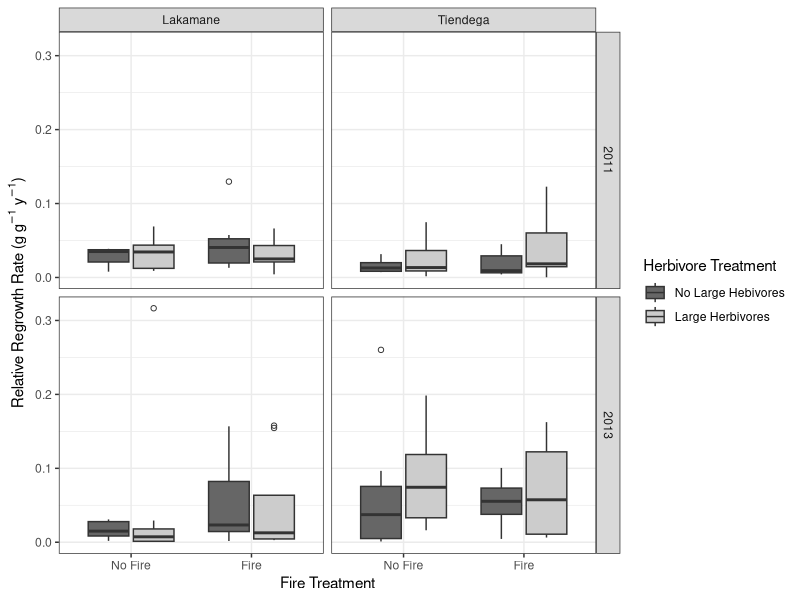
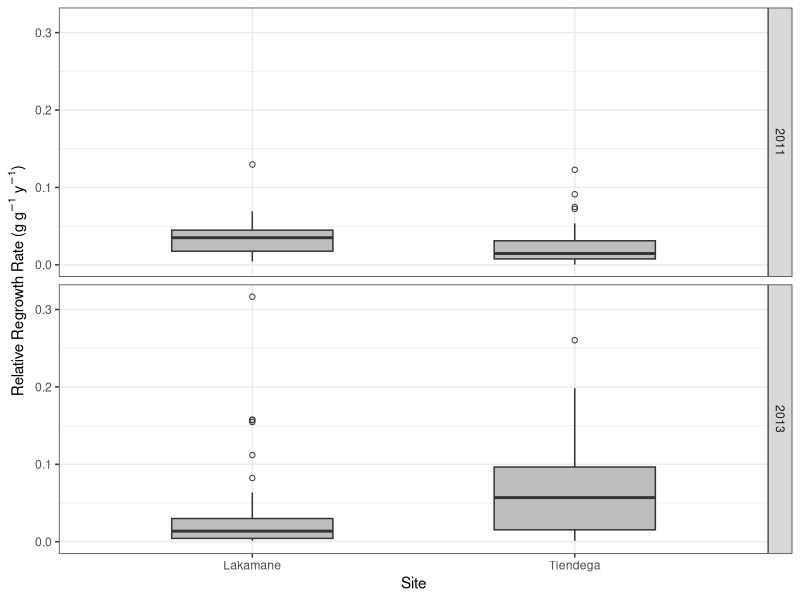

These figures' R source, in order:
# ~~~~~~~~~~~~~~~~~~~~~~~~~~~~~~~~~~~~~~~~~~~~~~~~~~~~~~~~~~~~~~~~~~~~~~~~~ #
# Script to reproduce statistical results and figures for Tredennick et al. #
# ~~~~~~~~~~~~~~~~~~~~~~~~~~~~~~~~~~~~~~~~~~~~~~~~~~~~~~~~~~~~~~~~~~~~~~~~~ #

# Contact: Andrew Tredennick 
# Email: atredenn@gmail.com

rm(list=ls(all=TRUE)) #clear everything, just to be safe



####
#### Load libraries
####
#if you need to install these packages, remove the '#' from the next line and run them (need internet connection)
#install.packages(c("plyr", "ggplot2", "ggthemes", "lme4"))
library(plyr)
library(ggplot2)
library(ggthemes)
library(lme4)



####
#### Read in data file
####
allD <- read.csv("AllData_ForAnalysis_2011-2013.csv", na.strings = "NA")



####
#### Get percent mortality
####
Tien1 <- length(which(is.na(subset(allD, Site=="Tiendega" & Year.Harvested=="2011"))[,7]==TRUE))/nrow(subset(allD, Site=="Tiendega" & Year.Harvested=="2011"))
Tien2 <- length(which(is.na(subset(allD, Site=="Tiendega" & Year.Harvested=="2013"))[,7]==TRUE))/nrow(subset(allD, Site=="Tiendega" & Year.Harvested=="2013"))
Lak1 <- length(which(is.na(subset(allD, Site=="Lakamane" & Year.Harvested=="2011"))[,7]==TRUE))/nrow(subset(allD, Site=="Lakamane" & Year.Harvested=="2011"))
Lak2 <- length(which(is.na(subset(allD, Site=="Lakamane" & Year.Harvested=="2013"))[,7]==TRUE))/nrow(subset(allD, Site=="Lakamane" & Year.Harvested=="2013"))
TienTot <- length(which(is.na(subset(allD, Site=="Tiendega"))[,7]==TRUE))/nrow(subset(allD, Site=="Tiendega"))
LakTot <- length(which(is.na(subset(allD, Site=="Lakamane"))[,7]==TRUE))/nrow(subset(allD, Site=="Lakamane"))

#print results as percentages
Tien1*100
Tien2*100
Lak1*100
Lak2*100
TienTot*100
LakTot*100



####
#### Set up data for analysis
####
#Remove NAs
allDnoNA <- subset(allD, is.na(rrg)==FALSE)
#log transform to meet normality and homoscedasticity assumptions
allDnoNA$rrg <- log(allDnoNA$rrg)



####
#### Treatment ANOVAs
####
#set up storage matrix for results
facANOVA <- matrix(nrow=6, ncol=6) 

#Tiendega ANOVAs
facANOVA[1, c(1,3,5)] <- round(anova(lmer(rrg ~ fire*herb + (1|Site), data=subset(allDnoNA, Year.Harvested==2011)))[1:3,4],3)
facANOVA[2, c(1,3,5)] <- round(anova(lm(rrg~fire*herb, data=subset(allDnoNA, Site=="Tiendega" & Year.Harvested==2011)))[1:3,4], 3)
facANOVA[2, c(2,4,6)] <- round(anova(lm(rrg~fire*herb, data=subset(allDnoNA, Site=="Tiendega" & Year.Harvested==2011)))[1:3,5], 3)
facANOVA[3, c(1,3,5)] <- round(anova(lm(rrg~fire*herb, data=subset(allDnoNA, Site=="Tiendega" & Year.Harvested==2013)))[1:3,4], 3)
facANOVA[3, c(2,4,6)] <- round(anova(lm(rrg~fire*herb, data=subset(allDnoNA, Site=="Tiendega" & Year.Harvested==2013)))[1:3,5], 3)
# plot(lm(rrg~fire*herb, data=subset(allDnoNA, Site=="Tiendega" & Year.Harvested==2011)))
# plot(lm(rrg~fire*herb, data=subset(allDnoNA, Site=="Tiendega" & Year.Harvested==2013)))

#Lakamane ANOVAs
facANOVA[4, c(1,3,5)] <- round(anova(lmer(rrg ~ fire*herb + (1|Site), data=subset(allDnoNA, Year.Harvested==2011)))[1:3,4],3)
facANOVA[5, c(1,3,5)] <- round(anova(lm(rrg~fire*herb, data=subset(allDnoNA, Site=="Lakamane" & Year.Harvested==2011)))[1:3,4], 3)
facANOVA[5, c(2,4,6)] <- round(anova(lm(rrg~fire*herb, data=subset(allDnoNA, Site=="Lakamane" & Year.Harvested==2011)))[1:3,5], 3)
facANOVA[6, c(1,3,5)] <- round(anova(lm(rrg~fire*herb, data=subset(allDnoNA, Site=="Lakamane" & Year.Harvested==2013)))[1:3,4], 3)
facANOVA[6, c(2,4,6)] <- round(anova(lm(rrg~fire*herb, data=subset(allDnoNA, Site=="Lakamane" & Year.Harvested==2013)))[1:3,5], 3)
# plot(lm(rrg~fire*herb, data=subset(allDnoNA, Site=="Lakamane" & Year.Harvested==2011)))
# plot(lm(rrg~fire*herb, data=subset(allDnoNA, Site=="Lakamane" & Year.Harvested==2013)))

#print results to check
facANOVA

#format results for output
facANOVAD <- as.data.frame(facANOVA)
colnames(facANOVAD) <- c("F_fire", "P_fire", "F_herb", "P_herb", "F_interact", "P_interact")
rownames(facANOVAD) <- c("Tiendega_Mixed", "Tiendega_2011", "Tiendega_2013", 
                        "Lakamane_Mixed", "Lakamane_2011", "Lakamane_2013")

#write results file
write.csv(facANOVAD, "factorialANOVA_results.csv")

#Test for year x treament interactions
anova(lm(rrg~fire*herb*as.factor(Year.Harvested), data=subset(allDnoNA, Site=="Tiendega")))
anova(lm(rrg~fire*herb*as.factor(Year.Harvested), data=subset(allDnoNA, Site=="Lakamane")))



####
#### Pooled treatments ANOVAs
####
#set up storage matrix for results
pooledANOVA <- matrix(nrow=2, ncol=4)
#by year
pooledANOVA[,1] <- round(as.numeric(anova(aov(rrg~Site, data=subset(allDnoNA, Year.Harvested==2011)))[1,4:5]),3)
TukeyHSD(aov(rrg~Site, data=subset(allDnoNA, Year.Harvested==2011)))
pooledANOVA[,2] <- round(as.numeric(anova(aov(rrg~Site, data=subset(allDnoNA, Year.Harvested==2013)))[1,4:5]),3)
TukeyHSD(aov(rrg~Site, data=subset(allDnoNA, Year.Harvested==2013)))

#by site
pooledANOVA[,3] <- round(as.numeric(anova(aov(rrg~as.factor(Year.Harvested), data=subset(allDnoNA, Site=="Tiendega")))[1,4:5]),3)
TukeyHSD(aov(rrg~as.factor(Year.Harvested), data=subset(allDnoNA, Site=="Tiendega")))
pooledANOVA[,4] <- round(as.numeric(anova(aov(rrg~as.factor(Year.Harvested), data=subset(allDnoNA, Site=="Lakamane")))[1,4:5]),3)
TukeyHSD(aov(rrg~as.factor(Year.Harvested), data=subset(allDnoNA, Site=="Lakamane")))

#format results for output
poolD <- as.data.frame(pooledANOVA)
colnames(poolD) <- c("SiteDiff2011", "SiteDiff2013", "YearDiffTiendega", "YearDiffLakamane")
rownames(poolD) <- c("F", "P")

#write results file
write.csv(poolD, "pooledTrtResults.csv")



####
#### Make figures 3 and 4
####
#change rrg back to non-log version
allDnoNA <- subset(allD, is.na(rrg)==FALSE)

#Figure 3: Factorial ANOVA
ggplot(data=allDnoNA, aes(x=fire, y=rrg, fill=herb))+
  geom_boxplot(outlier.shape = 1)+
  facet_grid(Year.Harvested~Site)+
  ylab(expression(paste("Relative Regrowth Rate (g ", g^-1, " ", y^-1,")")))+
  xlab("Fire Treatment")+
  scale_x_discrete(labels=c("No Fire", "Fire"))+
  scale_fill_manual(labels=c("No Large Hebivores", "Large Herbivores"), values=c("grey40", "grey80"),
                    name="Herbivore Treatment")+
  theme_bw()

# Figure 4: plot by site only for each year
ggplot(data=allDnoNA, aes(x=Site, y=rrg))+
  geom_boxplot(outlier.shape = 1, fill="grey", width=0.5)+
  ylab(expression(paste("Relative Regrowth Rate (g ", g^-1, " ", y^-1,")")))+
  facet_grid(Year.Harvested~.)+
  theme_bw()

